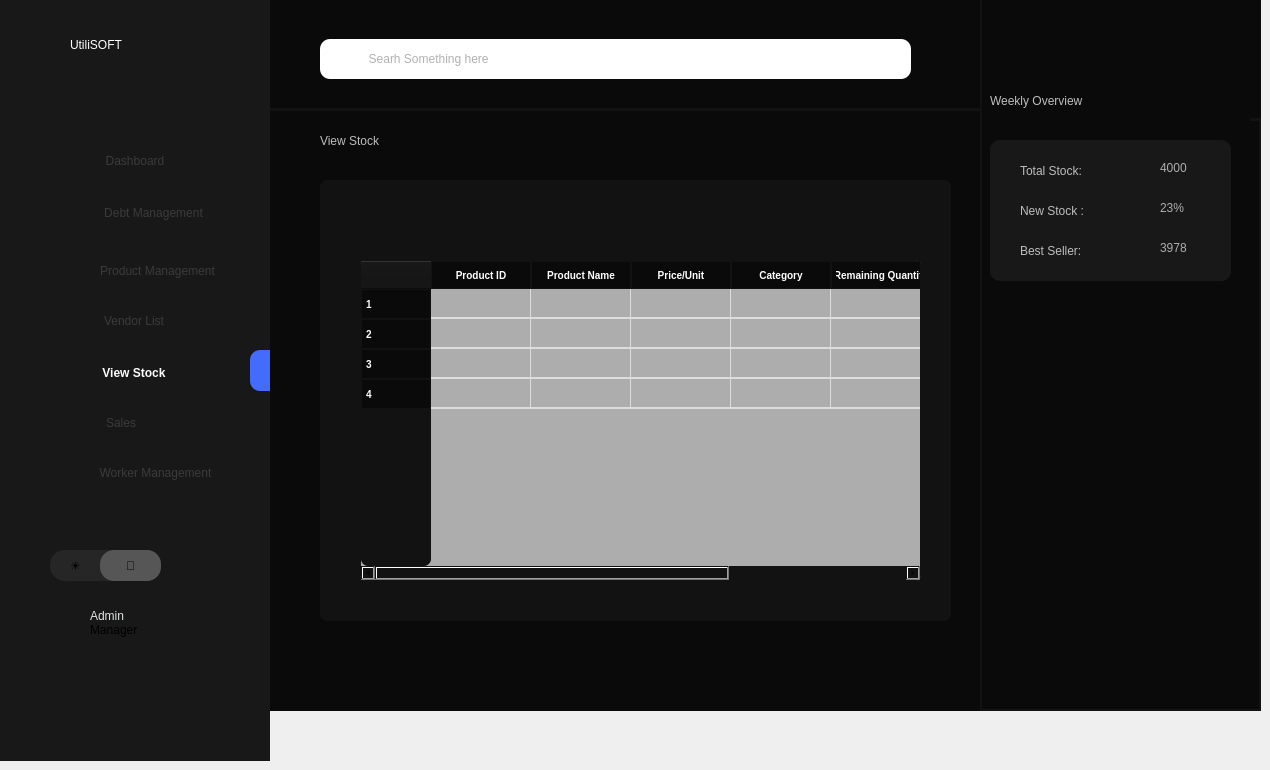
    <widget class="QWidget" name="Stock">
     <widget class="QWidget" name="widget_71" native="true">
      <property name="geometry">
       <rect>
        <x>270</x>
        <y>110</y>
        <width>711</width>
        <height>601</height>
       </rect>
      </property>
      <property name="styleSheet">
       <string notr="true">background:#0a0a0a;</string>
      </property>
      <widget class="QLabel" name="label_213">
       <property name="geometry">
        <rect>
         <x>50</x>
         <y>0</y>
         <width>211</width>
         <height>61</height>
        </rect>
       </property>
       <property name="styleSheet">
        <string notr="true">font: 16pt &quot;Sans Serif Collection&quot;;
border:none;
color:rgb(189, 189, 189);</string>
       </property>
       <property name="text">
        <string>View Stock</string>
       </property>
      </widget>
      <widget class="QWidget" name="widget_72" native="true">
       <property name="geometry">
        <rect>
         <x>50</x>
         <y>70</y>
         <width>631</width>
         <height>441</height>
        </rect>
       </property>
       <property name="styleSheet">
        <string notr="true">background : #121212;
border-radius:7px;</string>
       </property>
       <widget class="QTableWidget" name="stockTable">
        <property name="geometry">
         <rect>
          <x>40</x>
          <y>80</y>
          <width>561</width>
          <height>321</height>
         </rect>
        </property>
        <property name="styleSheet">
         <string notr="true">QTableWidget, QTableView {
    border: 1px solid #121212;
    border-radius: 5px;
    gridline-color: #ddd;
    background-color: #adadad;
    font-size: 10px;
    font-family: Arial, sans-serif;
    color: #333;
    selection-background-color: #0078D7;
    selection-color: white;
	MAX-WIDTH:600PX;
}



QHeaderView::section {
	width : 60px;
    background-color:#0a0a0a;
    color: white;
    padding: 4px;
    border: 1px solid #121212;
    font-size: 10px;
    font-weight: bold;

}

QTableWidget::item, QTableView::item {
    padding: 2px;
    border-bottom: 1px solid #ddd;
    text-align: center;
	 min-width: 250px;
}

QTableWidget::item:selected, QTableView::item:selected {
    background-color: #0078D7;
    color: white;

}

QTableCornerButton::section {
    background-color: #adadad;
    border: 1px solid #adadad;
	border-top-left-radius: 8px;

  
}
</string>
        </property>
        <row/>
        <row/>
        <row/>
        <row/>
        <column>
         <property name="text">
          <string>Product ID</string>
         </property>
        </column>
        <column>
         <property name="text">
          <string>Product Name</string>
         </property>
        </column>
        <column>
         <property name="text">
          <string>Price/Unit</string>
         </property>
        </column>
        <column>
         <property name="text">
          <string>Category</string>
         </property>
        </column>
        <column>
         <property name="text">
          <string>Remaining Quantity</string>
         </property>
        </column>
        <column>
         <property name="text">
          <string>Total Quantity</string>
         </property>
        </column>
        <item row="0" column="0">
         <property name="text">
          <string/>
         </property>
         <property name="icon">
          <iconset theme="QIcon::ThemeIcon::FormatJustifyCenter"/>
         </property>
        </item>
        <item row="0" column="1">
         <property name="text">
          <string/>
         </property>
         <property name="textAlignment">
          <set>AlignCenter</set>
         </property>
         <property name="icon">
          <iconset theme="QIcon::ThemeIcon::FormatJustifyCenter"/>
         </property>
         <property name="flags">
          <set>ItemIsSelectable|ItemIsDragEnabled|ItemIsDropEnabled|ItemIsUserCheckable|ItemIsEnabled</set>
         </property>
        </item>
        <item row="0" column="2">
         <property name="text">
          <string/>
         </property>
         <property name="icon">
          <iconset theme="QIcon::ThemeIcon::FormatJustifyCenter"/>
         </property>
        </item>
        <item row="0" column="3">
         <property name="text">
          <string/>
         </property>
         <property name="font">
          <font>
           <family>Times New Roman</family>
          </font>
         </property>
         <property name="icon">
          <iconset theme="QIcon::ThemeIcon::FormatJustifyCenter"/>
         </property>
        </item>
        <item row="0" column="4">
         <property name="text">
          <string/>
         </property>
         <property name="icon">
          <iconset theme="QIcon::ThemeIcon::FormatJustifyCenter"/>
         </property>
        </item>
       </widget>
      </widget>
     </widget>
     <widget class="QWidget" name="widget_64" native="true">
      <property name="geometry">
       <rect>
        <x>270</x>
        <y>0</y>
        <width>711</width>
        <height>111</height>
       </rect>
      </property>
      <property name="styleSheet">
       <string notr="true">border:5px;
background:#0a0a0a;
border: 3px solid #121212;
border-right:none;
border-top:none;
border-left:none;


</string>
      </property>
      <widget class="QLineEdit" name="viewStockSearchEdit">
       <property name="geometry">
        <rect>
         <x>50</x>
         <y>39</y>
         <width>591</width>
         <height>40</height>
        </rect>
       </property>
       <property name="styleSheet">
        <string notr="true">  border-radius: 10px; 
font: 14pt &quot;Microsoft Sans Serif&quot;;
background: white;
 padding-left: 15px;
color:#626262;
border:none;
padding-left: 40px;
min-height: 40px;

</string>
       </property>
       <property name="placeholderText">
        <string>  Searh Something here</string>
       </property>
      </widget>
      <widget class="QLabel" name="label_538">
       <property name="geometry">
        <rect>
         <x>40</x>
         <y>30</y>
         <width>71</width>
         <height>61</height>
        </rect>
       </property>
       <property name="styleSheet">
        <string notr="true">border-radius:10px;
border:none;
background-color:none;
  background-image: url(&quot;:/new/prefix1/images/search-01-Stroke-Rounded.png&quot;);
    background-repeat: no-repeat;
    background-position: center;
    background-origin: content;</string>
       </property>
       <property name="text">
        <string/>
       </property>
       <property name="scaledContents">
        <bool>true</bool>
       </property>
      </widget>
     </widget>
     <widget class="QFrame" name="frame_6">
      <property name="geometry">
       <rect>
        <x>0</x>
        <y>0</y>
        <width>270</width>
        <height>761</height>
       </rect>
      </property>
      <property name="styleSheet">
       <string notr="true">max-width:270px;
max-height:768px;
background-color:#181818;</string>
      </property>
      <widget class="QLabel" name="label_203">
       <property name="geometry">
        <rect>
         <x>70</x>
         <y>10</y>
         <width>181</width>
         <height>70</height>
        </rect>
       </property>
       <property name="styleSheet">
        <string notr="true">max-height:70px;
max-width:200px;
background:transparent;
font: 700 28pt &quot;Century Gothic&quot;;
color:white;
 text-align: center; 
 vertical-align: middle;</string>
       </property>
       <property name="text">
        <string>UtiliSOFT</string>
       </property>
      </widget>
      <widget class="QPushButton" name="page51">
       <property name="geometry">
        <rect>
         <x>0</x>
         <y>100</y>
         <width>270</width>
         <height>81</height>
        </rect>
       </property>
       <property name="styleSheet">
        <string notr="true">margin-top:40px;
        /* Full width of sidebar */
  height: 45px;        /* Optimal button height */
  text-align: center;    /* Align text to the left */
   /* Add space for text from the edge */
      /* Use flexbox for alignment */
 /* Align text &amp; icon vertically */ 

	border:none;
color:#3a3a3a;</string>
       </property>
       <property name="text">
        <string>Dashboard</string>
       </property>
      </widget>
      <widget class="QPushButton" name="page52">
       <property name="geometry">
        <rect>
         <x>-2</x>
         <y>190</y>
         <width>271</width>
         <height>45</height>
        </rect>
       </property>
       <property name="styleSheet">
        <string notr="true">
     /* Full width of sidebar */
  height: 45px;        /* Optimal button height */
  text-align: center;    /* Align text to the left */
  padding-left: 40px;  /* Add space for text from the edge */
     /* Use flexbox for alignment */
/* Align text &amp; icon vertically */ 
	border:none;
color:#3a3a3a;

	border:none;
</string>
       </property>
       <property name="text">
        <string>Debt Management</string>
       </property>
      </widget>
      <widget class="QPushButton" name="page53">
       <property name="geometry">
        <rect>
         <x>0</x>
         <y>250</y>
         <width>270</width>
         <height>41</height>
        </rect>
       </property>
       <property name="styleSheet">
        <string notr="true">
         /* Full width of sidebar */
  height: 45px;        /* Optimal button height */
  text-align: center;    /* Align text to the left */
/* Add space for text from the edge */       /* Use flexbox for alignment */ /* Align text &amp; icon vertically */ 
	border:none;

color:#3a3a3a;

padding-left: 45px;</string>
       </property>
       <property name="text">
        <string>Product Management</string>
       </property>
      </widget>
      <widget class="QPushButton" name="page54">
       <property name="geometry">
        <rect>
         <x>-1</x>
         <y>300</y>
         <width>270</width>
         <height>41</height>
        </rect>
       </property>
       <property name="styleSheet">
        <string notr="true">
         /* Full width of sidebar */
  height: 45px;        /* Optimal button height */
  text-align: center;    /* Align text to the left */
  /* Add space for text from the edge */       /* Use flexbox for alignment */ /* Align text &amp; icon vertically */ 
	border:none;
color:#3a3a3a;</string>
       </property>
       <property name="text">
        <string>Vendor List</string>
       </property>
      </widget>
      <widget class="QPushButton" name="page55">
       <property name="geometry">
        <rect>
         <x>-1</x>
         <y>350</y>
         <width>270</width>
         <height>45</height>
        </rect>
       </property>
       <property name="styleSheet">
        <string notr="true">    /* Full width of sidebar */
  height: 45px;        /* Optimal button height */
  text-align: center;    /* Align text to the left */
    /* Add space for text from the edge */ 
	border:none;


font-weight:600;
	border:none;
color:#fcfcfc;</string>
       </property>
       <property name="text">
        <string>View Stock</string>
       </property>
      </widget>
      <widget class="QPushButton" name="page56">
       <property name="geometry">
        <rect>
         <x>0</x>
         <y>400</y>
         <width>270</width>
         <height>45</height>
        </rect>
       </property>
       <property name="styleSheet">
        <string notr="true">      /* Full width of sidebar */
  height: 45px;        /* Optimal button height */
  text-align: center;
padding-right:28px;    /* Align text to the left */
 /* Align text &amp; icon vertically */ 
	border:none;
color:#3a3a3a;</string>
       </property>
       <property name="text">
        <string>Sales</string>
       </property>
      </widget>
      <widget class="QPushButton" name="pushButton_65">
       <property name="geometry">
        <rect>
         <x>50</x>
         <y>550</y>
         <width>111</width>
         <height>31</height>
        </rect>
       </property>
       <property name="styleSheet">
        <string notr="true">max-height:37px;
border-radius:15px;
background:#262626;
text-align:left;
padding-left : 20px;</string>
       </property>
       <property name="text">
        <string>☀</string>
       </property>
      </widget>
      <widget class="QPushButton" name="pushButton_66">
       <property name="geometry">
        <rect>
         <x>100</x>
         <y>550</y>
         <width>61</width>
         <height>31</height>
        </rect>
       </property>
       <property name="styleSheet">
        <string notr="true">max-height:37px;
border:3px;
background:#565656;
border-radius:14px;</string>
       </property>
       <property name="text">
        <string>🌙</string>
       </property>
      </widget>
      <widget class="QLabel" name="label_204">
       <property name="geometry">
        <rect>
         <x>90</x>
         <y>600</y>
         <width>71</width>
         <height>31</height>
        </rect>
       </property>
       <property name="styleSheet">
        <string notr="true">font: 18pt &quot;Microsoft Sans Serif&quot;;
color:#e0e4e4;
</string>
       </property>
       <property name="text">
        <string>Admin</string>
       </property>
      </widget>
      <widget class="QLabel" name="label_205">
       <property name="geometry">
        <rect>
         <x>90</x>
         <y>620</y>
         <width>61</width>
         <height>20</height>
        </rect>
       </property>
       <property name="styleSheet">
        <string notr="true">background:none;
</string>
       </property>
       <property name="text">
        <string>Manager</string>
       </property>
      </widget>
      <widget class="QWidget" name="widget_70" native="true">
       <property name="geometry">
        <rect>
         <x>250</x>
         <y>350</y>
         <width>20</width>
         <height>41</height>
        </rect>
       </property>
       <property name="styleSheet">
        <string notr="true">background:#436cfd;
border-top-left-radius: 10px;
    border-bottom-left-radius: 10px;
   border-top-right-radius: 0px;
    border-bottom-right-radius: 0px;</string>
       </property>
      </widget>
      <widget class="QLabel" name="label_206">
       <property name="geometry">
        <rect>
         <x>70</x>
         <y>150</y>
         <width>21</width>
         <height>21</height>
        </rect>
       </property>
       <property name="styleSheet">
        <string notr="true">background-color:transparent;
background-image: url(&quot;:/new/prefix1/images/dashboard-square-02-Stroke-Rounded.png&quot;);
    background-repeat: no-repeat;
    background-position: center;
    background-origin: content;</string>
       </property>
       <property name="text">
        <string/>
       </property>
       <property name="scaledContents">
        <bool>true</bool>
       </property>
      </widget>
      <widget class="QLabel" name="label_207">
       <property name="geometry">
        <rect>
         <x>60</x>
         <y>190</y>
         <width>41</width>
         <height>41</height>
        </rect>
       </property>
       <property name="styleSheet">
        <string notr="true">background-color:transparent;
background-image: url(&quot;:/new/prefix1/images/invoice-Stroke-Rounded.png&quot;);
    background-repeat: no-repeat;
    background-position: center;
    background-origin: content;</string>
       </property>
       <property name="text">
        <string/>
       </property>
       <property name="scaledContents">
        <bool>true</bool>
       </property>
      </widget>
      <widget class="QLabel" name="label_208">
       <property name="geometry">
        <rect>
         <x>50</x>
         <y>600</y>
         <width>40</width>
         <height>40</height>
        </rect>
       </property>
       <property name="styleSheet">
        <string notr="true">background-color:transparent;
background-image: url(&quot;:/new/prefix1/images/user-circle-02-Stroke-Rounded.png&quot;);
    background-repeat: no-repeat;
    background-position: center;
    background-origin: content;
	</string>
       </property>
       <property name="text">
        <string/>
       </property>
       <property name="scaledContents">
        <bool>true</bool>
       </property>
      </widget>
      <widget class="QLabel" name="label_209">
       <property name="geometry">
        <rect>
         <x>60</x>
         <y>400</y>
         <width>41</width>
         <height>41</height>
        </rect>
       </property>
       <property name="styleSheet">
        <string notr="true">background-color:transparent;
background-image: url(&quot;:/new/prefix1/images/shopping-cart-02-Stroke-Rounded.png&quot;);
    background-repeat: no-repeat;
    background-position: center;
    background-origin: content;</string>
       </property>
       <property name="text">
        <string/>
       </property>
       <property name="scaledContents">
        <bool>true</bool>
       </property>
      </widget>
      <widget class="QLabel" name="label_210">
       <property name="geometry">
        <rect>
         <x>60</x>
         <y>250</y>
         <width>41</width>
         <height>41</height>
        </rect>
       </property>
       <property name="styleSheet">
        <string notr="true">background-color:transparent;
background-image: url(&quot;:/new/prefix1/images/package-Stroke-Rounded.png&quot;);
    background-repeat: no-repeat;
    background-position: center;
    background-origin: content;</string>
       </property>
       <property name="text">
        <string/>
       </property>
       <property name="scaledContents">
        <bool>true</bool>
       </property>
      </widget>
      <widget class="QLabel" name="label_211">
       <property name="geometry">
        <rect>
         <x>60</x>
         <y>300</y>
         <width>41</width>
         <height>41</height>
        </rect>
       </property>
       <property name="styleSheet">
        <string notr="true">background-color:transparent;
background-image: url(&quot;:/new/prefix1/images/invoice-02-Stroke-Rounded.png&quot;);
    background-repeat: no-repeat;
    background-position: center;
    background-origin: content;</string>
       </property>
       <property name="text">
        <string/>
       </property>
       <property name="scaledContents">
        <bool>true</bool>
       </property>
      </widget>
      <widget class="QLabel" name="label_212">
       <property name="geometry">
        <rect>
         <x>60</x>
         <y>350</y>
         <width>41</width>
         <height>41</height>
        </rect>
       </property>
       <property name="styleSheet">
        <string notr="true">background-color:transparent;
background-image:url(&quot;:/new/prefix1/images/folder-view-Stroke-Rounded (1).png&quot;);
    background-repeat: no-repeat;
    background-position: center;
    background-origin: content;</string>
       </property>
       <property name="text">
        <string/>
       </property>
       <property name="scaledContents">
        <bool>true</bool>
       </property>
      </widget>
      <widget class="QPushButton" name="page57">
       <property name="geometry">
        <rect>
         <x>0</x>
         <y>450</y>
         <width>271</width>
         <height>45</height>
        </rect>
       </property>
       <property name="styleSheet">
        <string notr="true">
     /* Full width of sidebar */
  height: 45px;        /* Optimal button height */
  text-align: center;    /* Align text to the left */
  padding-left: 40px;  /* Add space for text from the edge */
     /* Use flexbox for alignment */
/* Align text &amp; icon vertically */ 
	border:none;

color:#3a3a3a;</string>
       </property>
       <property name="text">
        <string>Worker Management</string>
       </property>
      </widget>
      <widget class="QLabel" name="label_400">
       <property name="geometry">
        <rect>
         <x>60</x>
         <y>450</y>
         <width>41</width>
         <height>41</height>
        </rect>
       </property>
       <property name="styleSheet">
        <string notr="true">background-color:transparent;
background-image: url(&quot;:/new/prefix1/images/user-circle-02-Stroke-Rounded.png&quot;);
    background-repeat: no-repeat;
    background-position: center;
    background-origin: content;</string>
       </property>
       <property name="text">
        <string/>
       </property>
       <property name="scaledContents">
        <bool>true</bool>
       </property>
      </widget>
      <widget class="QLabel" name="label_473">
       <property name="geometry">
        <rect>
         <x>170</x>
         <y>600</y>
         <width>41</width>
         <height>41</height>
        </rect>
       </property>
       <property name="styleSheet">
        <string notr="true">background-color:transparent;
background-image:url(&quot;:/new/prefix1/images/logout-05-Stroke-Rounded.png&quot;);
    background-repeat: no-repeat;
    background-position: center;
    background-origin: content;</string>
       </property>
       <property name="text">
        <string/>
       </property>
       <property name="scaledContents">
        <bool>true</bool>
       </property>
      </widget>
      <widget class="QPushButton" name="btnlogout_5">
       <property name="geometry">
        <rect>
         <x>170</x>
         <y>600</y>
         <width>41</width>
         <height>41</height>
        </rect>
       </property>
       <property name="styleSheet">
        <string notr="true">background :transparent;
border:none;</string>
       </property>
       <property name="text">
        <string/>
       </property>
      </widget>
      <zorder>label_473</zorder>
      <zorder>btnlogout_5</zorder>
      <zorder>label_203</zorder>
      <zorder>page51</zorder>
      <zorder>page52</zorder>
      <zorder>page53</zorder>
      <zorder>page54</zorder>
      <zorder>page55</zorder>
      <zorder>page56</zorder>
      <zorder>pushButton_65</zorder>
      <zorder>pushButton_66</zorder>
      <zorder>label_204</zorder>
      <zorder>label_205</zorder>
      <zorder>widget_70</zorder>
      <zorder>label_206</zorder>
      <zorder>label_207</zorder>
      <zorder>label_208</zorder>
      <zorder>label_209</zorder>
      <zorder>label_210</zorder>
      <zorder>label_211</zorder>
      <zorder>label_212</zorder>
      <zorder>page57</zorder>
      <zorder>label_400</zorder>
     </widget>
     <widget class="QWidget" name="widget_65" native="true">
      <property name="geometry">
       <rect>
        <x>980</x>
        <y>0</y>
        <width>281</width>
        <height>711</height>
       </rect>
      </property>
      <property name="styleSheet">
       <string notr="true">background:#0a0a0a;
border: 2px solid #121212;
border-top:none;</string>
      </property>
      <widget class="QWidget" name="widget_66" native="true">
       <property name="geometry">
        <rect>
         <x>10</x>
         <y>140</y>
         <width>241</width>
         <height>141</height>
        </rect>
       </property>
       <property name="styleSheet">
        <string notr="true">border:none;border-radius: 10px;
background:#181818;</string>
       </property>
       <widget class="QLabel" name="label_186">
        <property name="geometry">
         <rect>
          <x>30</x>
          <y>20</y>
          <width>71</width>
          <height>21</height>
         </rect>
        </property>
        <property name="styleSheet">
         <string notr="true">color:rgb(189, 189, 189);</string>
        </property>
        <property name="text">
         <string>Total Stock:</string>
        </property>
       </widget>
       <widget class="QLabel" name="label_187">
        <property name="geometry">
         <rect>
          <x>30</x>
          <y>60</y>
          <width>91</width>
          <height>21</height>
         </rect>
        </property>
        <property name="styleSheet">
         <string notr="true">color:rgb(189, 189, 189);</string>
        </property>
        <property name="text">
         <string>New Stock :</string>
        </property>
       </widget>
       <widget class="QLabel" name="label_188">
        <property name="geometry">
         <rect>
          <x>30</x>
          <y>100</y>
          <width>91</width>
          <height>21</height>
         </rect>
        </property>
        <property name="styleSheet">
         <string notr="true">color:rgb(189, 189, 189);</string>
        </property>
        <property name="text">
         <string>Best Seller:</string>
        </property>
       </widget>
       <widget class="QLabel" name="label_189">
        <property name="geometry">
         <rect>
          <x>170</x>
          <y>20</y>
          <width>91</width>
          <height>16</height>
         </rect>
        </property>
        <property name="styleSheet">
         <string notr="true">border:none;
color:#adadad;</string>
        </property>
        <property name="text">
         <string>4000</string>
        </property>
       </widget>
       <widget class="QLabel" name="label_190">
        <property name="geometry">
         <rect>
          <x>170</x>
          <y>60</y>
          <width>91</width>
          <height>16</height>
         </rect>
        </property>
        <property name="styleSheet">
         <string notr="true">border:none;
color:#adadad;</string>
        </property>
        <property name="text">
         <string>23%</string>
        </property>
       </widget>
       <widget class="QLabel" name="label_191">
        <property name="geometry">
         <rect>
          <x>170</x>
          <y>100</y>
          <width>91</width>
          <height>16</height>
         </rect>
        </property>
        <property name="styleSheet">
         <string notr="true">border:none;
color:#adadad;</string>
        </property>
        <property name="text">
         <string>3978</string>
        </property>
       </widget>
      </widget>
      <widget class="QWidget" name="widget_67" native="true">
       <property name="geometry">
        <rect>
         <x>980</x>
         <y>0</y>
         <width>301</width>
         <height>720</height>
        </rect>
       </property>
       <property name="styleSheet">
        <string notr="true">background:#0a0a0a;
border: 2px solid #121212;
border-top:none;</string>
       </property>
       <widget class="QLabel" name="label_192">
        <property name="geometry">
         <rect>
          <x>20</x>
          <y>20</y>
          <width>111</width>
          <height>61</height>
         </rect>
        </property>
        <property name="styleSheet">
         <string notr="true">font: 16pt &quot;Sans Serif Collection&quot;;
border:none;</string>
        </property>
        <property name="text">
         <string>Overview</string>
        </property>
       </widget>
       <widget class="QWidget" name="widget_68" native="true">
        <property name="geometry">
         <rect>
          <x>20</x>
          <y>80</y>
          <width>271</width>
          <height>141</height>
         </rect>
        </property>
        <property name="styleSheet">
         <string notr="true">border-radius: 10px;
background:#181818;</string>
        </property>
        <widget class="QLabel" name="label_193">
         <property name="geometry">
          <rect>
           <x>30</x>
           <y>20</y>
           <width>71</width>
           <height>21</height>
          </rect>
         </property>
         <property name="styleSheet">
          <string notr="true">color:#494949;
</string>
         </property>
         <property name="text">
          <string>Total Sales:</string>
         </property>
        </widget>
        <widget class="QLabel" name="label_194">
         <property name="geometry">
          <rect>
           <x>30</x>
           <y>60</y>
           <width>71</width>
           <height>21</height>
          </rect>
         </property>
         <property name="styleSheet">
          <string notr="true">color:#494949;
</string>
         </property>
         <property name="text">
          <string>Total Profit:</string>
         </property>
        </widget>
        <widget class="QLabel" name="label_195">
         <property name="geometry">
          <rect>
           <x>30</x>
           <y>100</y>
           <width>91</width>
           <height>21</height>
          </rect>
         </property>
         <property name="styleSheet">
          <string notr="true">color:#494949;
</string>
         </property>
         <property name="text">
          <string>Remaining Stock:</string>
         </property>
        </widget>
        <widget class="QLabel" name="label_196">
         <property name="geometry">
          <rect>
           <x>170</x>
           <y>20</y>
           <width>91</width>
           <height>16</height>
          </rect>
         </property>
         <property name="styleSheet">
          <string notr="true">border:none;
color:#adadad;</string>
         </property>
         <property name="text">
          <string>4000</string>
         </property>
        </widget>
        <widget class="QLabel" name="label_197">
         <property name="geometry">
          <rect>
           <x>170</x>
           <y>60</y>
           <width>91</width>
           <height>16</height>
          </rect>
         </property>
         <property name="styleSheet">
          <string notr="true">border:none;
color:#adadad;</string>
         </property>
         <property name="text">
          <string>23%</string>
         </property>
        </widget>
        <widget class="QLabel" name="label_198">
         <property name="geometry">
          <rect>
           <x>170</x>
           <y>100</y>
           <width>91</width>
           <height>16</height>
          </rect>
         </property>
         <property name="styleSheet">
          <string notr="true">border:none;
color:#adadad;</string>
         </property>
         <property name="text">
          <string>3978</string>
         </property>
        </widget>
       </widget>
       <widget class="QLabel" name="label_199">
        <property name="geometry">
         <rect>
          <x>30</x>
          <y>240</y>
          <width>141</width>
          <height>61</height>
         </rect>
        </property>
        <property name="styleSheet">
         <string notr="true">font: 16pt &quot;Sans Serif Collection&quot;;
border:none;</string>
        </property>
        <property name="text">
         <string>Weekly Report</string>
        </property>
       </widget>
       <widget class="QTableWidget" name="tableWidget_14">
        <property name="geometry">
         <rect>
          <x>20</x>
          <y>310</y>
          <width>271</width>
          <height>231</height>
         </rect>
        </property>
        <property name="styleSheet">
         <string notr="true">QTableWidget, QTableView {
    border: 1px solid #121212;
    border-radius: 5px;
    gridline-color: #ddd;
    background-color: #adadad;
    font-size: 10px;
    font-family: Arial, sans-serif;
    color: #333;
    selection-background-color: #0078D7;
    selection-color: white;
}

QHeaderView::section {
    background-color:#0a0a0a;
    color: white;
    padding: 4px;
    border: 1px solid #121212;
    font-size: 10px;
    font-weight: bold;
    text-align: center;
}

QTableWidget::item, QTableView::item {
    padding: 2px;
    border-bottom: 1px solid #ddd;
    text-align: center;
}

QTableWidget::item:selected, QTableView::item:selected {
    background-color: #0078D7;
    color: white;
}

QTableCornerButton::section {
    background-color: #adadad;
    border: 1px solid #adadad;
	border-top-left-radius: 8px;
  
}
</string>
        </property>
        <row/>
        <row/>
        <row/>
        <row/>
        <column>
         <property name="text">
          <string>Total Sales</string>
         </property>
        </column>
        <column>
         <property name="text">
          <string>Total Profit</string>
         </property>
        </column>
        <column>
         <property name="text">
          <string>Remaining Debtors</string>
         </property>
        </column>
        <column>
         <property name="text">
          <string>Remaining Stock</string>
         </property>
        </column>
        <item row="0" column="0">
         <property name="text">
          <string>2123</string>
         </property>
        </item>
       </widget>
      </widget>
      <widget class="QWidget" name="widget_69" native="true">
       <property name="geometry">
        <rect>
         <x>270</x>
         <y>0</y>
         <width>711</width>
         <height>121</height>
        </rect>
       </property>
       <property name="styleSheet">
        <string notr="true">border:5px;
background:#0a0a0a;
border: 3px solid #121212;
border-right:none;
border-top:none;
border-left:none;


</string>
       </property>
       <widget class="QLabel" name="label_200">
        <property name="geometry">
         <rect>
          <x>50</x>
          <y>40</y>
          <width>601</width>
          <height>41</height>
         </rect>
        </property>
        <property name="font">
         <font>
          <family>Microsoft Sans Serif</family>
          <pointsize>14</pointsize>
          <italic>false</italic>
          <bold>false</bold>
         </font>
        </property>
        <property name="styleSheet">
         <string notr="true">  border-radius: 10px; 
font: 14pt &quot;Microsoft Sans Serif&quot;;
background: white;
 padding-left: 15px;
color:#626262;
border:none;
</string>
        </property>
        <property name="text">
         <string>        Search Something Here </string>
        </property>
       </widget>
       <widget class="QLabel" name="label_201">
        <property name="geometry">
         <rect>
          <x>60</x>
          <y>50</y>
          <width>31</width>
          <height>21</height>
         </rect>
        </property>
        <property name="styleSheet">
         <string notr="true">border-radius:10px;
border:none;
background-color:none;
    background-repeat: no-repeat;
    background-position: center;
    background-origin: content;</string>
        </property>
        <property name="text">
         <string/>
        </property>
        <property name="scaledContents">
         <bool>true</bool>
        </property>
       </widget>
      </widget>
      <widget class="QLabel" name="label_202">
       <property name="geometry">
        <rect>
         <x>10</x>
         <y>70</y>
         <width>181</width>
         <height>61</height>
        </rect>
       </property>
       <property name="styleSheet">
        <string notr="true">font: 16pt &quot;Sans Serif Collection&quot;;
border:none;
color:rgb(189, 189, 189);</string>
       </property>
       <property name="text">
        <string>Weekly Overview</string>
       </property>
      </widget>
     </widget>
    </widget>
